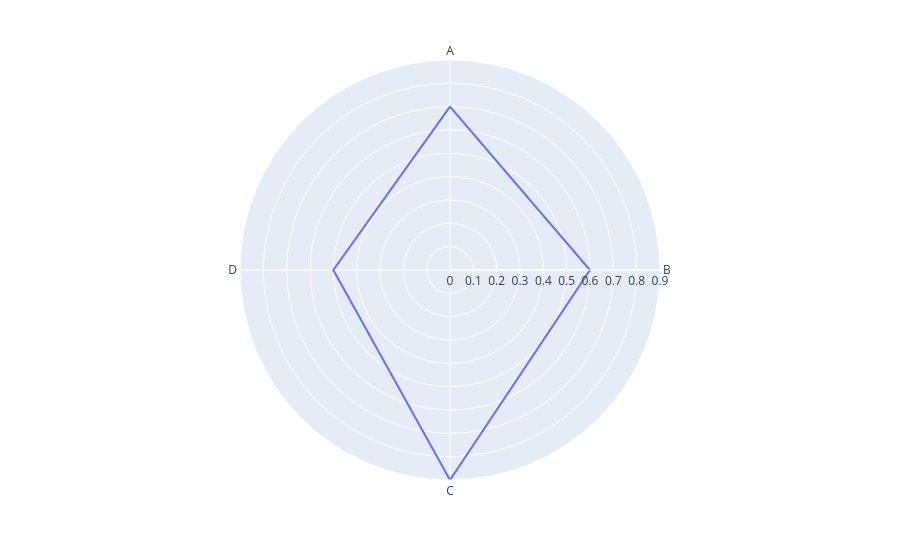

Notebook code cell kept with this figure:
### Code cell
fig = px.line_polar(data,r="Variable2",theta="Category",line_close=True
                    )
fig.show()

### Figure 1 — Plotly figure (JSON) as saved in the notebook; plotly's stock layout.template omitted (floating-point values rounded to 4 significant figures)
{"data": [{"hovertemplate": "Variable2=%{r}<br>Category=%{theta}<extra></extra>", "legendgroup": "", "line": {"color": "#636efa", "dash": "solid"}, "marker": {"symbol": "circle"}, "mode": "lines", "name": "", "r": [0.7, 0.6, 0.9, 0.5, 0.7], "showlegend": false, "subplot": "polar", "theta": ["A", "B", "C", "D", "A"], "type": "scatterpolar"}], "layout": {"legend": {"tracegroupgap": 0}, "margin": {"t": 60}, "polar": {"angularaxis": {"direction": "clockwise", "rotation": 90}, "domain": {"x": [0, 1], "y": [0, 1]}}}}
